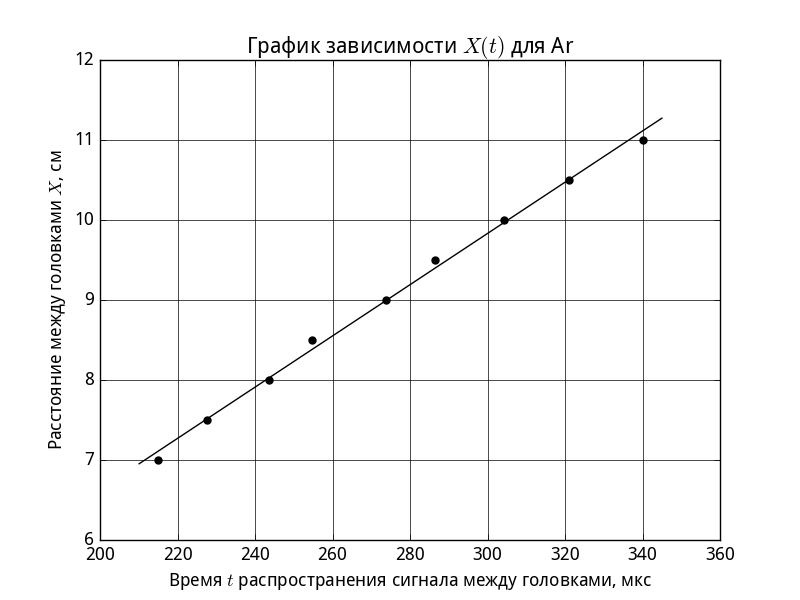

Source code (Python):
# -*- coding: utf-8 -*-
import pprint as pp
import scipy.constants as c
import numpy as np
import matplotlib.pyplot as plt

from matplotlib import rc
font = {'family': 'Droid Sans',
        'weight': 'normal',
        'size': 13}
rc('font', **font)

# аргон
x =[a for a in np.arange(0,4.5,0.5)]# list from 0 to 4 (step 0.5)
x =[11.-a for a in x]
t1=[69.0,64.2,61.8,57.6,55.4,51.1,48.6,45.4,43.0]
t2=[67.0,64.2,59.9,57.0,54.1,50.8,48.8,45.6,43.0]
t =[0.5*(t1[i]+t2[i]) for i in range(0,len(t1))]
t =[5*a for a in t]; # умножаем t на 5

# вывод данных:
# pp.pprint(zip(x,t))

plt.scatter(t, x, color='k', s=25, marker="o")
pl_fit = np.polyfit(t, x, 1)
x1 = [i for i in np.arange(t[0]+5, t[len(t)-1]-5, -0.1)]
y1 = [pl_fit[0]*i+pl_fit[1] for i in x1]

n = len(x)
x = map(lambda a: a*10**(-2), x) # переводим в метры
t = map(lambda a: a*10**(-6), t) # переводим в секунды

fit, err, _,_,_ = np.polyfit(t,x,1,full=True)
v = fit[0]
print "Скорость:", v
print "Погрешность МНК:", err[0]

Sx = np.std(x)/(n*(n-1))**0.5
St = np.mean(t)*0.02
Sv = ( (1/np.mean(t)*Sx)**2 +
	   (np.mean(x)/np.mean(t)**2*St)**2 +
	   err[0]**2)**0.5
print "Погрешность скорости:", Sv;

mu = 39.948*10**(-3)
T = 297

v_t = (5./3.*c.R*T/mu)**0.5
print "Теоретическая скорость:", v_t

gamma = mu*v**2/(c.R*T)
Sg = 2*mu*v/(c.R*T)*Sv
print "γ:", gamma
print "Погрешность γ:", Sg

# аргон
# x=[11.0,10.5,10.0,9.5,9,8.5,8.0,7.5]
# t=[5*67,5*64.2,5*59.9,5*57,5*54.1,5*50.8,5*48.8,5*45.6]

# CO2
# x=[11.0,10.5,10.0,9.5,9.0,8.5,8.0,7.5]
# t=[5*80.8,5*78,5*72.8,5*68.8,5*65.4,5*61.8,5*58.5,5*54.7]


plt.plot(x1, y1, color='k')
plt.xlabel(u'Время $t$ распространения сигнала между головками, мкс')
plt.ylabel(u'Расстояние между головками $X$, см')
plt.title(u'График зависимости $X(t)$ для Ar')
plt.grid(color='k', linestyle='-')
# plt.errorbar(t, x, yerr=0.5, color='k', fmt='o')
plt.show()
